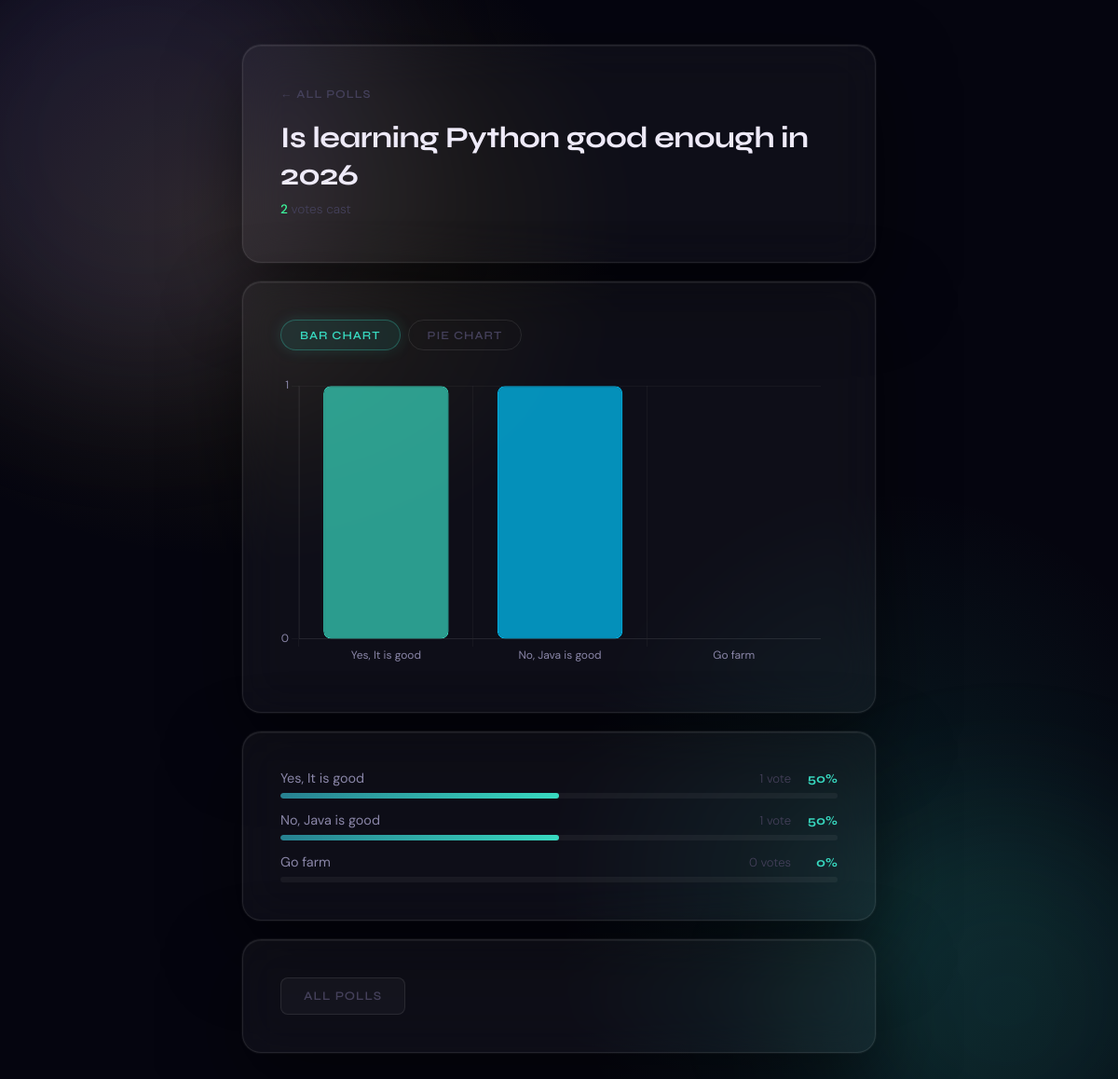
The page /polls/2/results/ on the database as committed earlier.
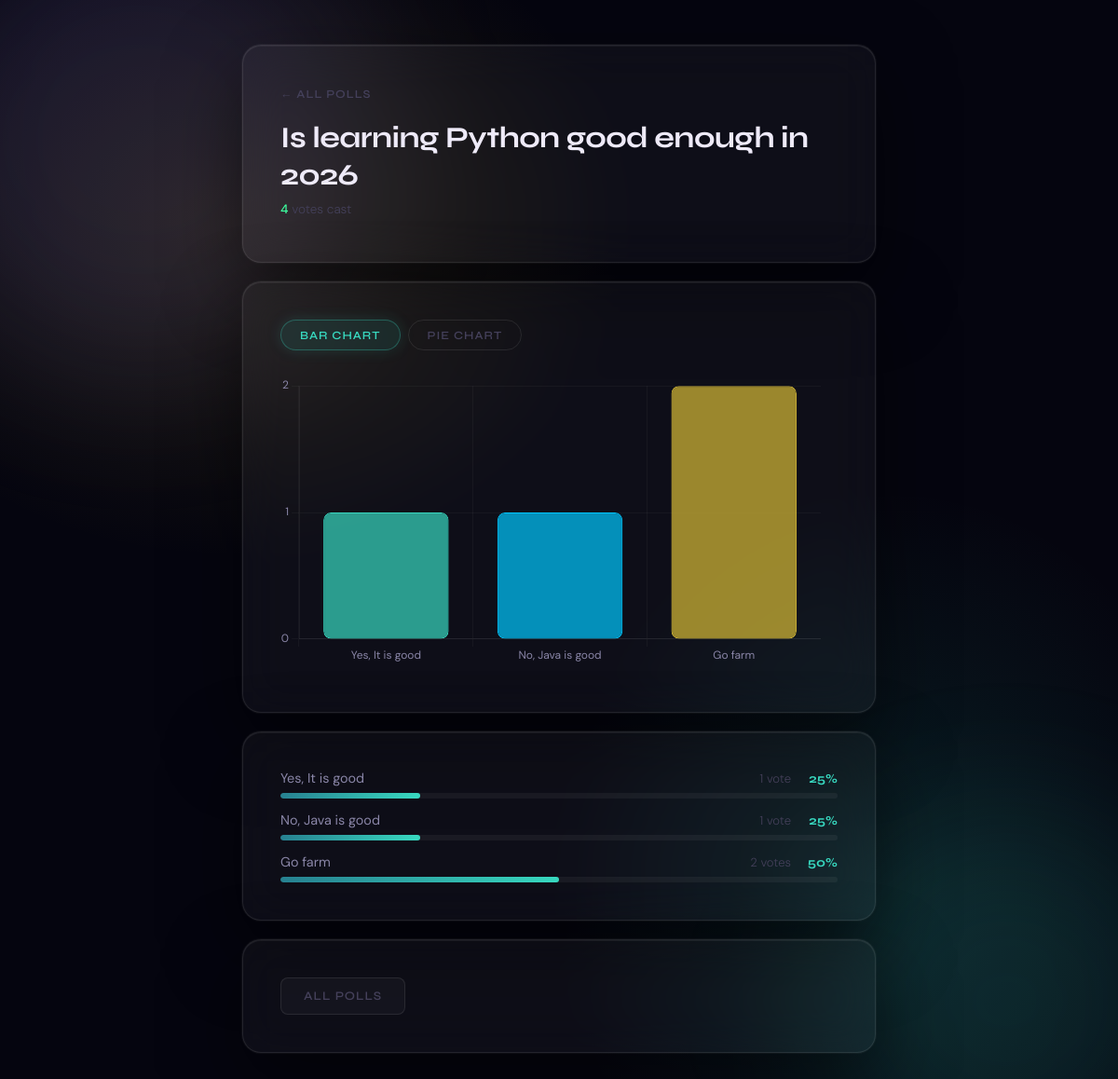
The same page on the database as committed later.
### polls/models.py (models this page shows, shortened)
class Question(models.Model):
  question_text = models.CharField(max_length=200)
  pub_date = models.DateTimeField("date published")
  share_token = models.UUIDField(default=uuid.uuid4, unique=True, editable=False)

class Choice(models.Model):
  question = models.ForeignKey(Question, on_delete=models.CASCADE)
  choice_text = models.CharField(max_length=200)
  votes = models.IntegerField(default=0)

### polls/views.py (the view)
# urls.py: path("<int:pk>/results/", views.results, name="results"),
def results(request, pk):
    question = get_object_or_404(Question, pk=pk)
    choices = question.choice_set.all()
    total_votes = sum(c.votes for c in choices)
    return render(request, 'polls/results.html', {
        'question': question,
        'choices': choices,
        'total_votes': total_votes,
        'chart_labels': json.dumps([c.choice_text for c in choices]),
        'chart_votes': json.dumps([c.votes for c in choices]),
    })

### polls/templates/polls/results.html (shortened to what this page needs)
{% load static %}
<!DOCTYPE html>
<html lang="en">
<head>
</head>
<body>
<div class="page-wrapper">
  <div class="card">
    <a class="back-link" href="{% url 'polls:index' %}">← All Polls</a>
    <div class="result-header">
      <h1 class="question-title">{{ question.question_text }}</h1>
      <p class="total-votes">
        <span>{{ total_votes }}</span> vote{{ total_votes|pluralize }} cast
      </p>
    </div>
  </div>
  <div class="card">
    <div class="tabs">
      <button class="tab-btn active" onclick="switchTab('bar', this)">Bar Chart</button>
      <button class="tab-btn" onclick="switchTab('pie', this)">Pie Chart</button>
    </div>
    <div class="chart-panel active" id="panel-bar">
      <div class="chart-container bar">
        <canvas id="barChart"></canvas>
      </div>
    </div>
  </div>
  <div class="card">
    <div class="breakdown">
      {% for choice in choices %}
      <div class="breakdown-item">
        <div class="breakdown-header">
          <span class="breakdown-label">{{ choice.choice_text }}</span>
          <div class="breakdown-stats">
            <span class="breakdown-votes">{{ choice.votes }} vote{{ choice.votes|pluralize }}</span>
            <span class="breakdown-pct">
              {% if total_votes > 0 %}
                {% widthratio choice.votes total_votes 100 %}%
              {% else %}
                0%
              {% endif %}
            </span>
          </div>
        </div>
        <div class="progress-bar">
          <div class="progress-fill" style="width: {% if total_votes > 0 %}{% widthratio choice.votes total_votes 100 %}%{% else %}0%{% endif %}"></div>
        </div>
      </div>
      {% endfor %}
    </div>
  </div>
  <div class="card">
    <div class="actions">
      <a class="btn btn-secondary" href="{% url 'polls:index' %}">All Polls</a>
    </div>
  </div>
</div>
</body>
</html>

Rows that differ between the two databases and show on the page:
computed for Choice "Yes, It is good": votes "50" → "25"
computed for Choice "No, Java is good": votes "50" → "25"
changed Choice "Go farm": votes "0" → "2"; votes "0" → "50"
Other text that changed with them:
{{ total_votes }}: "2" → "4"
chart data {{ chart_votes|safe }}: [1, 1, 0] → [1, 1, 2]
